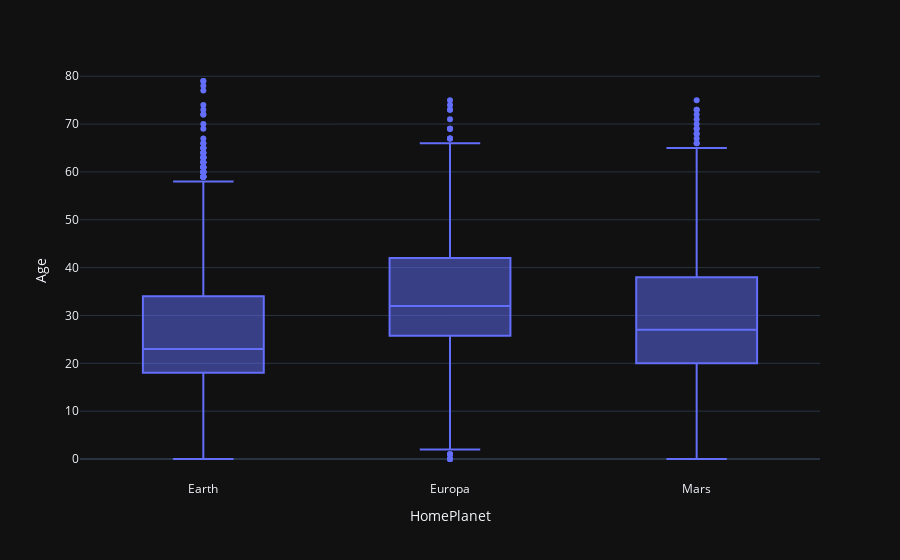

The notebook cell this image was saved under:
### Code cell
px.box(X_test, x='HomePlanet', y='Age')

### Figure 1 — Plotly figure (JSON) as saved in the notebook; plotly's stock layout.template omitted (floating-point values rounded to 4 significant figures; data arrays with more than 128 entries replaced by an {"elided": "..."} marker saying what was removed)
{"data": [{"alignmentgroup": "True", "hovertemplate": "HomePlanet=%{x}<br>Age=%{y}<extra></extra>", "legendgroup": "", "marker": {"color": "#636efa"}, "name": "", "notched": false, "offsetgroup": "", "orientation": "v", "showlegend": false, "x": {"elided": "4277 str values"}, "x0": " ", "xaxis": "x", "y": {"elided": "4277 float values"}, "y0": " ", "yaxis": "y", "type": "box"}], "layout": {"xaxis": {"anchor": "y", "domain": [0.0, 1.0], "title": {"text": "HomePlanet"}}, "yaxis": {"anchor": "x", "domain": [0.0, 1.0], "title": {"text": "Age"}}, "legend": {"tracegroupgap": 0}, "margin": {"t": 60}, "boxmode": "group"}}
